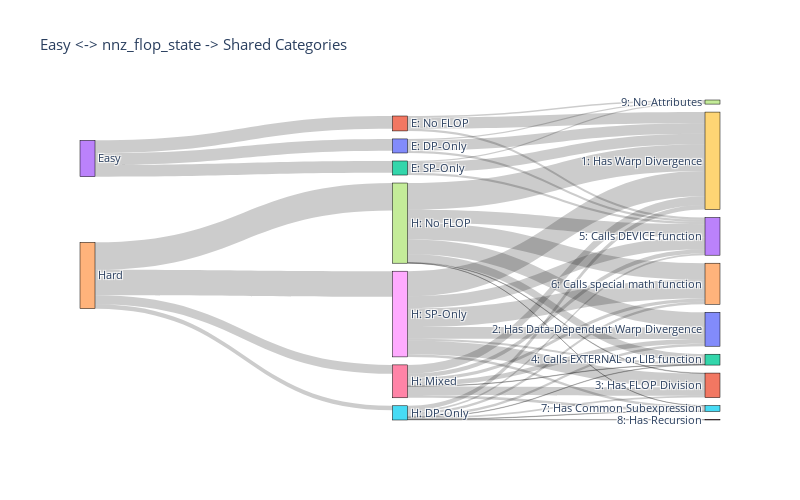

Notebook cell for this chart:
### Code cell
# Build a combined Sankey: Easy and Hard in the center, split to partition-specific nnz nodes,
# then both partitions link to shared category nodes (categories are common/shared after the nnz split).
import plotly.graph_objects as go

def make_combined_sankey(easy_df, hard_df, title='Easy <-> nnz_flop_state -> Shared Categories'):

    easy_df = easy_df.copy()
    hard_df = hard_df.copy()

    #rename the nnz_flop_state
    #renamed = {'Zero SP + DP FLOP' : 'No FLOPs',
    #           'Non-zero SP FLOP' : 'SP-only',
    #           'Non-zero DP FLOP' : 'DP-only',
    #           'Non-zero SP + DP FLOP' : 'Mixed'
    #           }
    #easy_df['nnz_flop_state'] = easy_df['nnz_flop_state'].apply(lambda x: renamed[x])
    #hard_df['nnz_flop_state'] = hard_df['nnz_flop_state'].apply(lambda x: renamed[x])

    # center nodes
    center_nodes = ['Easy', 'Hard']

    # partition-specific nnz nodes (prefix to avoid collisions)
    easy_nnz = sorted(list(easy_df['nnz_flop_state'].dropna().unique()))
    easy_nnz_nodes = [f"E: {s}" for s in easy_nnz]

    hard_nnz = sorted(list(hard_df['nnz_flop_state'].dropna().unique()))
    hard_nnz_nodes = [f"H: {s}" for s in hard_nnz]

    # shared category nodes (original categories 1..8) + '9: No Attributes'
    category_nodes = original_cat_cols[:-1].copy() + ['9: No Attributes']

    # node ordering: easy nnz (left), center (Easy/Hard), hard nnz (right-of-center), categories (far right)
    node_labels = easy_nnz_nodes + center_nodes + hard_nnz_nodes + category_nodes
    label_to_idx = {lbl: i for i, lbl in enumerate(node_labels)}

    sources = []
    targets = []
    values = []

    # Center -> partition nnz links
    for state in easy_nnz:
        cnt = int(easy_df[easy_df['nnz_flop_state'] == state].shape[0])
        if cnt > 0:
            sources.append(label_to_idx['Easy'])
            targets.append(label_to_idx[f"E: {state}"])
            values.append(cnt)

    for state in hard_nnz:
        cnt = int(hard_df[hard_df['nnz_flop_state'] == state].shape[0])
        if cnt > 0:
            sources.append(label_to_idx['Hard'])
            targets.append(label_to_idx[f"H: {state}"])
            values.append(cnt)

    # Partition nnz -> shared categories
    # Easy partition
    for state in easy_nnz:
        subset = easy_df[easy_df['nnz_flop_state'] == state]
        for orig_cat in original_cat_cols[:-1]:
            if orig_cat not in subset.columns:
                continue
            cnt = int(subset[subset[orig_cat] == True].shape[0])
            if cnt > 0:
                sources.append(label_to_idx[f"E: {state}"])
                targets.append(label_to_idx[orig_cat])
                values.append(cnt)
        feat_cnt = int(subset[subset['combination'] == '00000000'].shape[0])
        if feat_cnt > 0:
            sources.append(label_to_idx[f"E: {state}"])
            targets.append(label_to_idx['9: No Attributes'])
            values.append(feat_cnt)

    # Hard partition
    for state in hard_nnz:
        subset = hard_df[hard_df['nnz_flop_state'] == state]
        for orig_cat in original_cat_cols[:-1]:
            if orig_cat not in subset.columns:
                continue
            cnt = int(subset[subset[orig_cat] == True].shape[0])
            if cnt > 0:
                sources.append(label_to_idx[f"H: {state}"])
                targets.append(label_to_idx[orig_cat])
                values.append(cnt)
        feat_cnt = int(subset[subset['combination'] == '00000000'].shape[0])
        if feat_cnt > 0:
            sources.append(label_to_idx[f"H: {state}"])
            targets.append(label_to_idx['9: No Attributes'])
            values.append(feat_cnt)

    # create sankey figure
    fig = go.Figure(data=[go.Sankey(
        node=dict(label=node_labels, pad=8, thickness=15, line=dict(color='black', width=0.5)),
        link=dict(source=sources, target=targets, value=values)
    )])
    fig.update_layout(title_text=title, font_size=11, width=800, height=500)
    return fig

# Generate and show the combined Sankey if both datasets are present
if 'easy_joined' in globals() and 'hard_joined' in globals():
    fig_combined = make_combined_sankey(easy_joined, hard_joined)
    fig_combined.show()
else:
    print('Both easy_joined and hard_joined must be present in the notebook globals to build the combined Sankey.')

### Figure 1 — Plotly figure (JSON) as saved in the notebook; plotly's stock layout.template omitted (floating-point values rounded to 4 significant figures)
{"data": [{"link": {"source": [3, 3, 3, 4, 4, 4, 4, 0, 0, 0, 1, 1, 1, 2, 2, 2, 5, 5, 5, 5, 5, 5, 5, 5, 6, 6, 6, 6, 6, 6, 6, 7, 7, 7, 7, 7, 7, 7, 8, 8, 8, 8, 8, 8, 8], "target": [0, 1, 2, 5, 6, 7, 8, 9, 13, 17, 9, 13, 17, 9, 13, 17, 9, 10, 11, 12, 13, 14, 15, 16, 9, 10, 11, 12, 13, 14, 15, 9, 10, 11, 12, 13, 14, 15, 9, 10, 11, 12, 13, 14, 15], "value": [66, 72, 66, 25, 50, 154, 144, 59, 13, 7, 63, 12, 9, 59, 13, 7, 25, 14, 10, 2, 10, 14, 2, 3, 50, 27, 48, 2, 23, 19, 16, 151, 84, 3, 46, 73, 93, 1, 141, 66, 77, 11, 68, 105, 14]}, "node": {"label": ["E: DP-Only", "E: No FLOP", "E: SP-Only", "Easy", "Hard", "H: DP-Only", "H: Mixed", "H: No FLOP", "H: SP-Only", "1: Has Warp Divergence", "2: Has Data-Dependent Warp Divergence", "3: Has FLOP Division", "4: Calls EXTERNAL or LIB function", "5: Calls DEVICE function", "6: Calls special math function", "7: Has Common Subexpression", "8: Has Recursion", "9: No Attributes"], "line": {"color": "black", "width": 0.5}, "pad": 8, "thickness": 15}, "type": "sankey"}], "layout": {"font": {"size": 11}, "height": 500, "title": {"text": "Easy <-> nnz_flop_state -> Shared Categories"}, "width": 800}}
